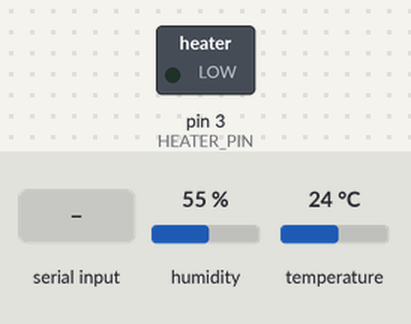
Bench run of a sketch on a simulated Arduino Uno, built with avr-gcc and run on an emulated ATmega328P. On the bench: switched loads named in the sketch (green lamp = pin HIGH). The inputs (shaded band) are chosen by the test bench; at power-on: humidity 55 %, temperature 24 °C. What the sketch prints to the serial monitor is not drawn.

Above: at 2.8 s.
2.9 s: "on\n" received over the second serial link
At 3.9 s:
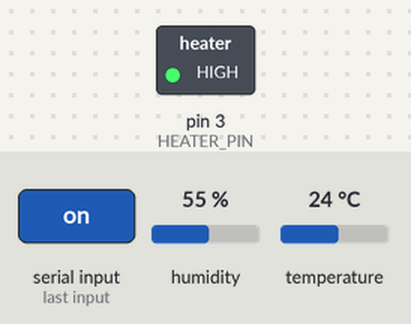
Timing chart, 0 to 5.9 s (numbered marks = the images above; inputs shaded):
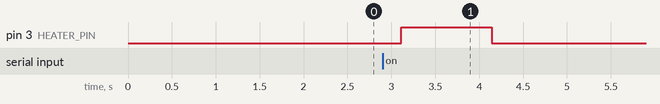

The sketch:

blanket.ino
```cpp
#include <SoftwareSerial.h>
#include <DHT.h>

// 핀 설정
#define DHTPIN 2         // DHT11 센서 핀
#define DHTTYPE DHT11    // DHT11 사용
#define HEATER_PIN 3     // 온열 매트(Heating Pad) 제어 핀

SoftwareSerial BTSerial(10, 11); // HM-10 모듈 RX(10), TX(11) 연결

DHT dht(DHTPIN, DHTTYPE);

float targetTemp = 0; // 목표 온도
bool heaterOn = false; // 온열 매트 상태

void setup() {
  Serial.begin(9600);   // 시리얼 모니터용
  BTSerial.begin(9600); // 블루투스 통신 시작
  dht.begin();          // DHT 센서 시작
  pinMode(HEATER_PIN, OUTPUT); // 온열 매트 핀 출력으로 설정
  digitalWrite(HEATER_PIN, LOW); // 초기 상태는 OFF
  Serial.println("System Ready...");
}

void loop() {
  // 블루투스 데이터 수신 확인
  if (BTSerial.available()) {
    String command = BTSerial.readStringUntil('\n');
    command.trim();  // 공백 제거
    handleCommand(command); // 명령 처리 함수 호출
  }

  // 현재 온도 측정
  float currentTemp = dht.readTemperature();

  // 현재 온도 송신
  BTSerial.print("CurrentTemp: ");
  BTSerial.println(currentTemp);
  delay(1000);  // 온도 값을 1초마다 업데이트

  // 목표 온도에 따른 온열 매트 제어
  if (heaterOn && currentTemp >= targetTemp) {
    digitalWrite(HEATER_PIN, LOW); // 목표 온도 도달 시 온열 매트 OFF
    heaterOn = false;
    BTSerial.println("Heater OFF: Target temperature reached");
  }
}

// 명령 처리 함수
void handleCommand(String command) {
  if (command == "on") {
    heaterOn = true;
    digitalWrite(HEATER_PIN, HIGH); // 온열 매트 ON
    BTSerial.println("Heater ON");
  }
  else if (command == "off") {
    heaterOn = false;
    digitalWrite(HEATER_PIN, LOW);  // 온열 매트 OFF
    BTSerial.println("Heater OFF");
  }
  else if (command.startsWith("setTemp")) {
    targetTemp = command.substring(8).toFloat(); // 목표 온도 설정
    BTSerial.print("Target temperature set to: ");
    BTSerial.println(targetTemp);
  }
}
```

Measured:
- after the input at 2.9 s, pin 3 (HEATER_PIN): LOW → HIGH after 0.21 s, → LOW 1.0 s later
